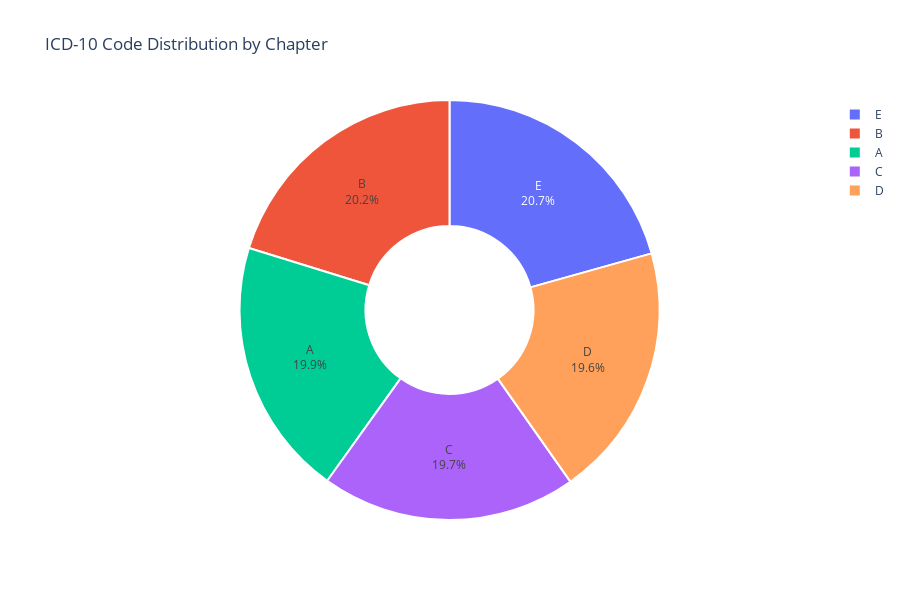

Notebook code cell kept with this figure:
### Code cell
# ICD-10 Code Distribution by Chapter
print("Creating ICD-10 chapter distribution...")

if 'icd_code' in diagnoses_df.columns:
    # Extract first letter of ICD-10 code for chapter classification
    diagnoses_df['ICD_Chapter'] = diagnoses_df['icd_code'].astype(str).str[0]
    chapter_counts = diagnoses_df['ICD_Chapter'].value_counts()
    
    fig = go.Figure(data=[
        go.Pie(labels=chapter_counts.index, 
               values=chapter_counts.values,
               hole=0.4,
               textinfo='label+percent',
               marker=dict(line=dict(color='white', width=2)))
    ])
    
    fig.update_layout(
        title='ICD-10 Code Distribution by Chapter',
        height=600,
        template='plotly_white'
    )
    
    fig.write_html(f'{viz_dir}/icd10_chapter_distribution.html')
    fig.show()
    print("✓ ICD-10 chapter distribution saved!")
else:
    print("⚠ icd_code column not found")

### Figure 1 — Plotly figure (JSON) as saved in the notebook; plotly's stock layout.template omitted (floating-point values rounded to 4 significant figures)
{"data": [{"hole": 0.4, "labels": ["E", "B", "A", "C", "D"], "marker": {"line": {"color": "white", "width": 2}}, "textinfo": "label+percent", "type": "pie", "values": [1652, 1618, 1590, 1572, 1566]}], "layout": {"height": 600, "title": {"text": "ICD-10 Code Distribution by Chapter"}}}
